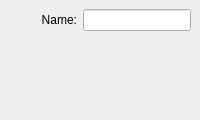
       <widget class="QWidget" name="callablePage" >
        <layout class="QVBoxLayout" >
         <property name="margin" >
          <number>9</number>
         </property>
         <property name="spacing" >
          <number>16</number>
         </property>
         <item>
          <widget class="QFrame" name="frame" >
           <layout class="QVBoxLayout" >
            <property name="margin" >
             <number>0</number>
            </property>
            <property name="spacing" >
             <number>0</number>
            </property>
            <item>
             <layout class="QHBoxLayout" >
              <property name="margin" >
               <number>0</number>
              </property>
              <property name="spacing" >
               <number>6</number>
              </property>
              <item>
               <widget class="QLabel" name="label" >
                <property name="sizePolicy" >
                 <sizepolicy>
                  <hsizetype>7</hsizetype>
                  <vsizetype>5</vsizetype>
                  <horstretch>0</horstretch>
                  <verstretch>0</verstretch>
                 </sizepolicy>
                </property>
                <property name="text" >
                 <string>Name:</string>
                </property>
                <property name="alignment" >
                 <set>Qt::AlignRight|Qt::AlignTrailing|Qt::AlignVCenter</set>
                </property>
               </widget>
              </item>
              <item>
               <widget class="QLineEdit" name="callableName" />
              </item>
             </layout>
            </item>
           </layout>
          </widget>
         </item>
         <item>
          <widget class="CallableSelectWidget" name="callableEditor" >
           <property name="sizePolicy" >
            <sizepolicy>
             <hsizetype>7</hsizetype>
             <vsizetype>7</vsizetype>
             <horstretch>0</horstretch>
             <verstretch>0</verstretch>
            </sizepolicy>
           </property>
           <property name="minimumSize" >
            <size>
             <width>64</width>
             <height>64</height>
            </size>
           </property>
          </widget>
         </item>
        </layout>
       </widget>
